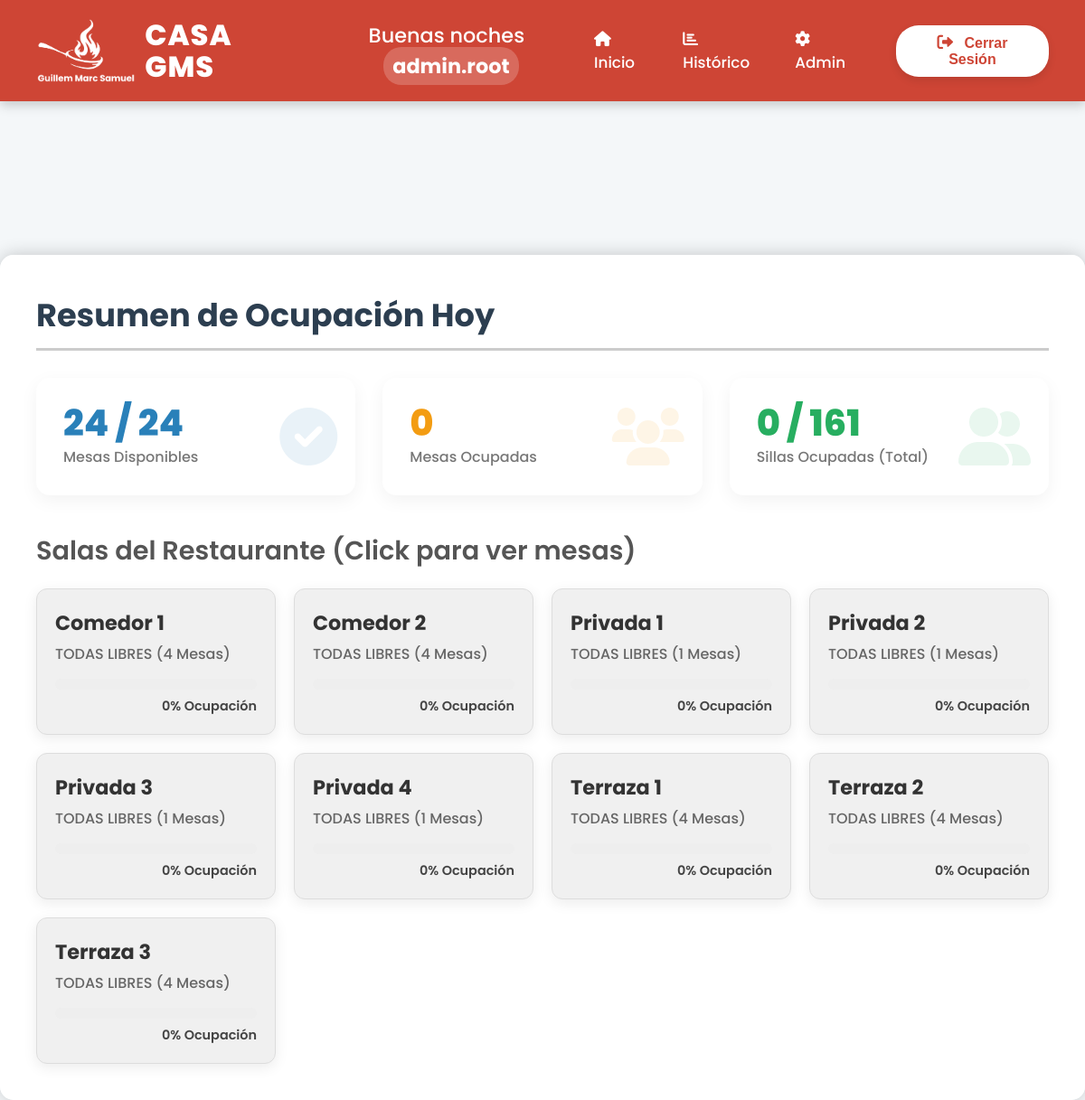
Page /PHP/PUBLIC/index.php (signed in) on the committed database.
### tables this page shows
CREATE TABLE IF NOT EXISTS salas (
    id INT AUTO_INCREMENT PRIMARY KEY,
    nombre VARCHAR(100) NOT NULL,
    num_mesas INT DEFAULT 0,
    imagen VARCHAR(255)
);

### PHP/PUBLIC/index.php (the view, shortened to what this page needs)
<?php
require_once __DIR__ . '/../CONEXION/conexion.php';
if (isset($_SESSION['loginok']) && $_SESSION['loginok'] === true && isset($_SESSION['username'])) {
    $nombre = htmlspecialchars($_SESSION['nombre']);
    $username = htmlspecialchars($_SESSION['username']);
    $rol = $_SESSION['rol'] ?? 1;
} else {
    header("Location: login.php");
    exit();
}
$welcome_data_flag = "false";
$welcome_data_name = "";
if (isset($_SESSION['show_welcome_message']) && $_SESSION['show_welcome_message'] === true) {
    $welcome_data_flag = "true";
    $welcome_data_name = $nombre;
}
try {
    $sql = "
        SELECT
            s.id AS id_sala,
            s.nombre AS sala_nombre,
            COUNT(m.id) AS total_mesas,
            /* Suma 1 por cada mesa (m) cuyo estado sea 2 (ocupada) */
            SUM(CASE WHEN m.estado = 2 THEN 1 ELSE 0 END) AS mesas_ocupadas
        FROM salas s
        /* Une con mesas (LEFT JOIN) para incluir salas aunque no tengan mesas */
        LEFT JOIN mesas m ON s.id = m.id_sala
        GROUP BY s.id /* Agrupa resultados por sala */
        ORDER BY s.nombre ASC /* Ordena alfabéticamente por nombre de sala */
    ";
    $stmt = $conn->query($sql);
    $salas = $stmt->fetchAll(PDO::FETCH_ASSOC);
    $ocupacion_salas = [];
    $total_mesas = 0;
    $mesas_ocupadas = 0;
    $total_sillas = 0;
    $sillas_ocupadas = 0;
    foreach ($salas as $s) {
        $total_mesas += $s['total_mesas'];
        $mesas_ocupadas += $s['mesas_ocupadas'];
        $ocupacion_pct = $s['total_mesas'] > 0 ? round(($s['mesas_ocupadas'] / $s['total_mesas']) * 100) : 0;
        $querySillas = $conn->prepare("
            SELECT
                SUM(sillas) AS total_sillas, /* Suma todas las sillas de la sala */
                /* Suma las sillas solo de las mesas con estado 2 (ocupada) */
                SUM(CASE WHEN estado = 2 THEN sillas ELSE 0 END) AS sillas_ocupadas
            FROM mesas WHERE id_sala = :id /* Filtra por el ID de la sala actual */
        ");
        $querySillas->execute([':id' => $s['id_sala']]);
        $sillas = $querySillas->fetch(PDO::FETCH_ASSOC);
        $total_sillas += intval($sillas['total_sillas']);
        $sillas_ocupadas += intval($sillas['sillas_ocupadas']);
        $ocupacion_salas[] = [
            'sala' => $s['sala_nombre'],
            'id_sala' => $s['id_sala'],
            'ocupacion_pct' => $ocupacion_pct,
            'mesas_ocupadas' => $s['mesas_ocupadas'],
            'total_mesas' => $s['total_mesas']
        ];
    }
    $stats = [
        'total_mesas' => $total_mesas,
        'mesas_ocupadas' => $mesas_ocupadas,
        'mesas_libres' => $total_mesas - $mesas_ocupadas,
        'total_sillas' => $total_sillas,
        'sillas_ocupadas' => $sillas_ocupadas,
        'sillas_libres' => $total_sillas - $sillas_ocupadas,
    ];
    usort($ocupacion_salas, fn($a, $b) => $b['ocupacion_pct'] <=> $a['ocupacion_pct']);
} catch (PDOException $e) {
    die("Error al obtener los datos: " . $e->getMessage());
}
$hora = date('H');
if ($hora >= 6 && $hora < 12) {
    $saludo = "Buenos días";
} elseif ($hora >= 12 && $hora < 20) {
    $saludo = "Buenas tardes";
} else {
    $saludo = "Buenas noches";
}
?>
<!DOCTYPE html>
<html lang="es"> <head>
    <link rel="stylesheet" href="https://cdnjs.cloudflare.com/ajax/libs/font-awesome/6.0.0/css/all.min.css">
    <link rel="stylesheet" href="../../css/panel_principal.css">
    <link rel="icon" type="image/png" href="../../img/icono.png"> <link rel="stylesheet" href="https://cdn.jsdelivr.net/npm/sweetalert2@11/dist/sweetalert2.min.css">
</head>
<body
    data-show-welcome="<?php echo $welcome_data_flag; ?>"
    data-welcome-name="<?php echo htmlspecialchars($welcome_data_name); ?>"
    data-user-name="<?php echo htmlspecialchars($nombre); ?>"
>
    <nav class="main-header">
        <div class="header-logo">
            <img src="../../img/basic_logo_blanco.png" alt="Logo GMS">
            <div class="logo-text">
                <span class="gms-title">CASA GMS</span>
            </div>
        </div>
        <div class="header-greeting">
            <?= $saludo ?> <span class="username-tag"><?= $username ?></span>
        </div>
        <div class="header-menu">
            <a href="./index.php" class="nav-link">
                <i class="fa-solid fa-house"></i> Inicio
            </a>
            <a href="./historico.php" class="nav-link">
                <i class="fa-solid fa-chart-bar"></i> Histórico
            </a>
            <?php if ($rol == 2): ?>
                <a href="./ADMIN/admin_panel.php" class="nav-link">
                    <i class="fa-solid fa-gear"></i> Admin
                </a>
            <?php endif; ?>
        </div>
        <form method="post" action="../PROCEDIMIENTOS/logout.php">
            <button type="submit" class="logout-btn">
                <i class="fa-solid fa-right-from-bracket"></i> Cerrar Sesión
            </button>
        </form>
    </nav>
    <div class="container">
        <h1 class="dashboard-title">Resumen de Ocupación Hoy</h1>
        <div class="stats-grid">
            <div class="stat-card primary">
                <div class="stat-value"><?= $stats['mesas_libres'] ?> / <?= $stats['total_mesas'] ?></div>
                <div class="stat-label">Mesas Disponibles</div>
                <i class="stat-icon fa-solid fa-check-circle"></i>
            </div>
            <div class="stat-card warning">
                <div class="stat-value"><?= $stats['mesas_ocupadas'] ?></div>
                <div class="stat-label">Mesas Ocupadas</div>
                <i class="stat-icon fa-solid fa-users"></i>
            </div>
            <div class="stat-card success">
                <div class="stat-value"><?= $stats['sillas_ocupadas'] ?> / <?= $stats['total_sillas'] ?></div>
                <div class="stat-label">Sillas Ocupadas (Total)</div>
                <i class="stat-icon fa-solid fa-user-group"></i>
            </div>
        </div>
        <h2 class="section-title">Salas del Restaurante (Click para ver mesas)</h2>
        <div class="salas-grid">
            <?php foreach ($ocupacion_salas as $sala): ?>
                <?php
                    $color_class = 'bg-neutral-100';
                ?>
                <a href="./sala.php?id=<?= $sala['id_sala'] ?>" class="sala-card-link">
                    <div class="sala-card <?= $color_class ?>">
                        <h3 class="sala-name"><?= htmlspecialchars($sala['sala']) ?></h3>
                        <div class="sala-occupancy">
                            <?php if ($sala['mesas_ocupadas'] == 0): ?>
                                TODAS LIBRES (<?= $sala['total_mesas'] ?> Mesas)
                            <?php else: ?>
                                <?= $sala['mesas_ocupadas'] ?> / <?= $sala['total_mesas'] ?> Mesas Ocupadas
                            <?php endif; ?>
                        </div>
                        <div class="progress-bar-container">
                        </div>
                        <div class="percentage"><?= $sala['ocupacion_pct'] ?>% Ocupación</div>
                    </div>
                </a>
            <?php endforeach; ?>
        </div>
    </div>
</body>
</html>

### css/panel_principal.css (style rules this page uses)
* { margin: 0; padding: 0; box-sizing: border-box; }
html, body { height: 100%; font-family: 'Poppins', sans-serif; color: #333; background-color: #f4f7f9; background-image: url('../img/fondo_panel_principal.png'); background-size: cover; background-attachment: fixed; background-position: center 50%; }
.main-header { background-color: #ce4535; color: white; display: flex; justify-content: space-between; align-items: center; padding: 20px 40px; box-shadow: 0 4px 12px rgba(0, 0, 0, 0.2); position: relative; z-index: 10; }
.header-logo { display: flex; align-items: center; gap: 10px; }
.header-logo img { height: 70px; }
.logo-text { display: flex; flex-direction: column; line-height: 1.1; }
.gms-title { font-size: 2.0rem; font-weight: 800; letter-spacing: 1px; }
.header-greeting { font-size: 1.4rem; font-weight: 500; flex-grow: 1; text-align: center; }
.username-tag { font-weight: 700; background-color: rgba(255, 255, 255, 0.2); padding: 5px 10px; border-radius: 20px; margin-left: 10px; }
.header-menu { display: flex; gap: 25px; margin-right: 30px; }
.nav-link { color: white; text-decoration: none; font-weight: 500; padding: 10px 0; transition: color 0.2s, opacity 0.2s; font-size: 1.05rem; }
.nav-link i { margin-right: 8px; }
.logout-btn { background-color: white; color: #ce4535; border: none; padding: 10px 20px; border-radius: 25px; font-size: 1rem; font-weight: 600; cursor: pointer; transition: all 0.2s ease; box-shadow: 0 4px 10px rgba(0, 0, 0, 0.1); }
.logout-btn i { margin-right: 8px; font-size: 1.1em; }
.container { padding: 40px; max-width: 1200px; margin: 0 auto; background-color: rgba(255, 255, 255, 0.95); border-radius: 15px; box-shadow: 0 0 20px rgba(0, 0, 0, 0.2); margin-top: 170px; margin-bottom: 30px; }
.dashboard-title { font-size: 2.2rem; font-weight: 700; color: #2c3e50; margin-bottom: 30px; border-bottom: 3px solid #ccc; padding-bottom: 10px; }
.section-title { font-size: 1.8rem; font-weight: 600; color: #555; margin-top: 40px; margin-bottom: 20px; }
.stats-grid { display: grid; grid-template-columns: repeat(auto-fit, minmax(280px, 1fr)); gap: 30px; }
.stat-card { background-color: white; border-radius: 15px; padding: 30px; box-shadow: 0 6px 20px rgba(0, 0, 0, 0.05); position: relative; overflow: hidden; transition: transform 0.3s ease; }
.stat-value { font-size: 2.5rem; font-weight: 800; margin-bottom: 5px; line-height: 1; }
.stat-label { font-size: 1rem; font-weight: 500; color: #777; }
.stat-icon { position: absolute; top: 50%; right: 20px; transform: translateY(-50%); font-size: 4rem; opacity: 0.1; }
.stat-card.primary { color: #2980b9; }
.stat-card.warning { color: #f39c12; }
.stat-card.success { color: #27ae60; }
.salas-grid { display: grid; grid-template-columns: repeat(auto-fit, minmax(250px, 1fr)); gap: 20px; }
.sala-card-link { text-decoration: none; color: inherit; }
.sala-card { padding: 20px; border-radius: 12px; box-shadow: 0 4px 15px rgba(0, 0, 0, 0.08); transition: transform 0.3s ease, box-shadow 0.3s ease; border: 1px solid rgba(0, 0, 0, 0.05); cursor: pointer; height: 100%; background-color: rgba(255, 255, 255, 0.8); }
.bg-neutral-100 { background-color: #f0f0f0; border-color: #ddd; }
.sala-name { font-size: 1.4rem; font-weight: 700; margin-bottom: 5px; color: #333; }
.sala-occupancy { font-size: 1rem; color: #666; margin-bottom: 15px; font-weight: 500; }
.progress-bar-container { background-color: #eee; border-radius: 10px; height: 12px; overflow: hidden; margin-bottom: 8px; }
.percentage { font-size: 0.9rem; font-weight: 600; color: #444; text-align: right; }

### rows in the picture
salas: nombre "Comedor 1", total_mesas "4", ocupacion_pct "0"
salas: nombre "Comedor 2", total_mesas "4", ocupacion_pct "0"
salas: nombre "Privada 1", total_mesas "1", ocupacion_pct "0"
salas: nombre "Privada 2", total_mesas "1", ocupacion_pct "0"
salas: nombre "Privada 3", total_mesas "1", ocupacion_pct "0"
salas: nombre "Privada 4", total_mesas "1", ocupacion_pct "0"
salas: nombre "Terraza 1", total_mesas "4", ocupacion_pct "0"
salas: nombre "Terraza 2", total_mesas "4", ocupacion_pct "0"
salas: nombre "Terraza 3", total_mesas "4", ocupacion_pct "0"

### other values in the picture
$saludo "Buenas noches"
$username "admin.root"
$stats['mesas_libres'] "24"
$stats['total_mesas'] "24"
$stats['mesas_ocupadas'] "0"
$stats['sillas_ocupadas'] "0"
$stats['total_sillas'] "161"
